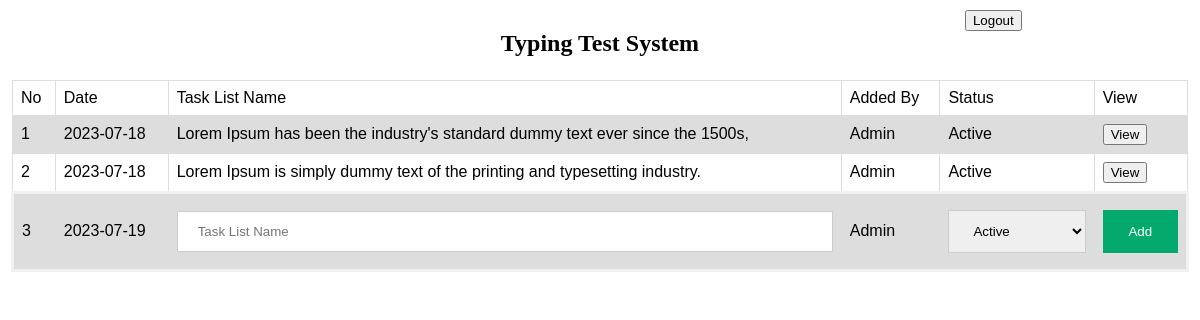
The app's page /task.php (signed in) with its own data.
### tables this page shows
CREATE TABLE "prj_details" (
	`id`	INTEGER PRIMARY KEY AUTOINCREMENT,
	`name`	INTEGER,
	`status`	INTEGER
);

CREATE TABLE "prj_task_list" (
	`id`	INTEGER PRIMARY KEY AUTOINCREMENT,
	`prj_id`	INTEGER,
	`user_id`	INTEGER,
	`name`	TEXT,
	`date`	TEXT,
	`status`	INTEGER
);

### db.php (called while the page is built, shortened)
<?php
class DB extends SQLite3 {
	function getProjectById($pid){
		$sql = "SELECT * FROM prj_details WHERE id=".$pid." LIMIT 1;";
		$ret = $this->query($sql);
		while($row = $ret->fetchArray(SQLITE3_ASSOC) ) {
		  return $row;
		}
	}
	function getTaskList($prj_id,$status,$page,$limit){
		$offset = ($limit * $page) - $limit;
		$sql = "SELECT * FROM prj_task_list WHERE prj_id=".$prj_id." ORDER BY id DESC LIMIT ".$limit." OFFSET ".$offset.";";
		return $this->query($sql);
	}
}
?>

### task.php (the view, shortened to what this page needs)
<?php
	include "db.php";
	include "Utility.php";
?>
<?php
$db = new DB();
$utility = new Utility();
$utility->setAllUser($db);
$prj = $db->getProjectById(1);
$tasks = $db->getTaskList($prj['id'],1,1,1000);
?>
<!DOCTYPE html>
<html>
<head>
	<link rel="stylesheet" href="assets/css/main.css">
</head>
<body>
	<table>
		<tr class="col col-3">
			<td>&nbsp;</td>
			<td><h2><?php echo $prj['name']; ?></h2></td>
			<td><a href="logout.php"><button>Logout</button></a></td>
		</tr>
		<tr>
			<td colspan="3">
				<table class="tbl">
					<tr>
						<td>No</td>
						<td>Date</td>
						<td>Task List Name</td>
						<td>Added By</td>
						<td>Status</td>
						<td>View</td>
					</tr>
					<?php
						$no=1;
						while($row = $tasks->fetchArray(SQLITE3_ASSOC) ) {
						  echo "<tr>";
						  echo "<td>".$no."</td>";
						  echo "<td>".$row['date']."</td>";
						  echo "<td>".$row['name']."</td>";
						  echo "<td>".$utility->resolveUser($row['user_id'])."</td>";
						  echo "<td>".$utility->resolveStatus($row['status'])."</td>";
						  echo "<td><a href='details.php?tlid=".$row['id']."'><button>View</button><a/></td>";
						  echo "</tr>";
						  $no++;
						}
					?>
					<tr class="login">
						<form method="POST" action="taskListAdd.php">
							<td><?php echo $no; ?></td>
							<td>
								<?php echo date("Y-m-d"); ?>
							</td>
							<td>
								<input type="text" placeholder="Task List Name" name="tlname" required>
							</td>
							<td>
								<?php echo $_SESSION['user']['name']; ?>
							</td>
							<td>
								<select class="form-control" name="status" required>
									<?php echo $utility->getStatusOptions(); ?>
								</select>
							</td>
							<td>
								<button>Add</button>
							</td>
						</form>
					</tr>
				</table>
			</td>
		</tr>
	</table>
</body>
</html>

### assets/css/main.css (style rules this page uses)
table { width: 100%; text-align: center; }
tr { width: 100%; text-align: center; }
.col td { float: left; padding: 0; margin: 0; }
.col-3 td { width: 33.3333333%; }
.login { border: 3px solid #f1f1f1; padding: 16px; }
.login input { width: 100%; padding: 12px 20px; margin: 8px 0; display: inline-block; border: 1px solid #ccc; box-sizing: border-box; }
.login select { width: 100%; padding: 12px 20px; margin: 8px 0; display: inline-block; border: 1px solid #ccc; box-sizing: border-box; }
.login button { background-color: #04AA6D; color: white; padding: 14px 20px; margin: 8px 0; border: none; cursor: pointer; width: 100%; }
.tbl { font-family: arial, sans-serif; border-collapse: collapse; width: 100%; }
.tbl td { border: 1px solid #dddddd; text-align: left; padding: 8px; }
.tbl tr:nth-child(even) { background-color: #dddddd; }

### records on screen
prj_details: name "Typing Test System"
prj_task_list: date "2023-07-18", name "Lorem Ipsum has been the industry's standard dummy text ever since the 1500s,", user "Admin", status "Active"
prj_task_list: date "2023-07-18", name "Lorem Ipsum is simply dummy text of the printing and typesetting industry.", user "Admin", status "Active"

### other values on screen
$no "3"
$_SESSION['user']['name'] "Admin"
form field status "Active"
